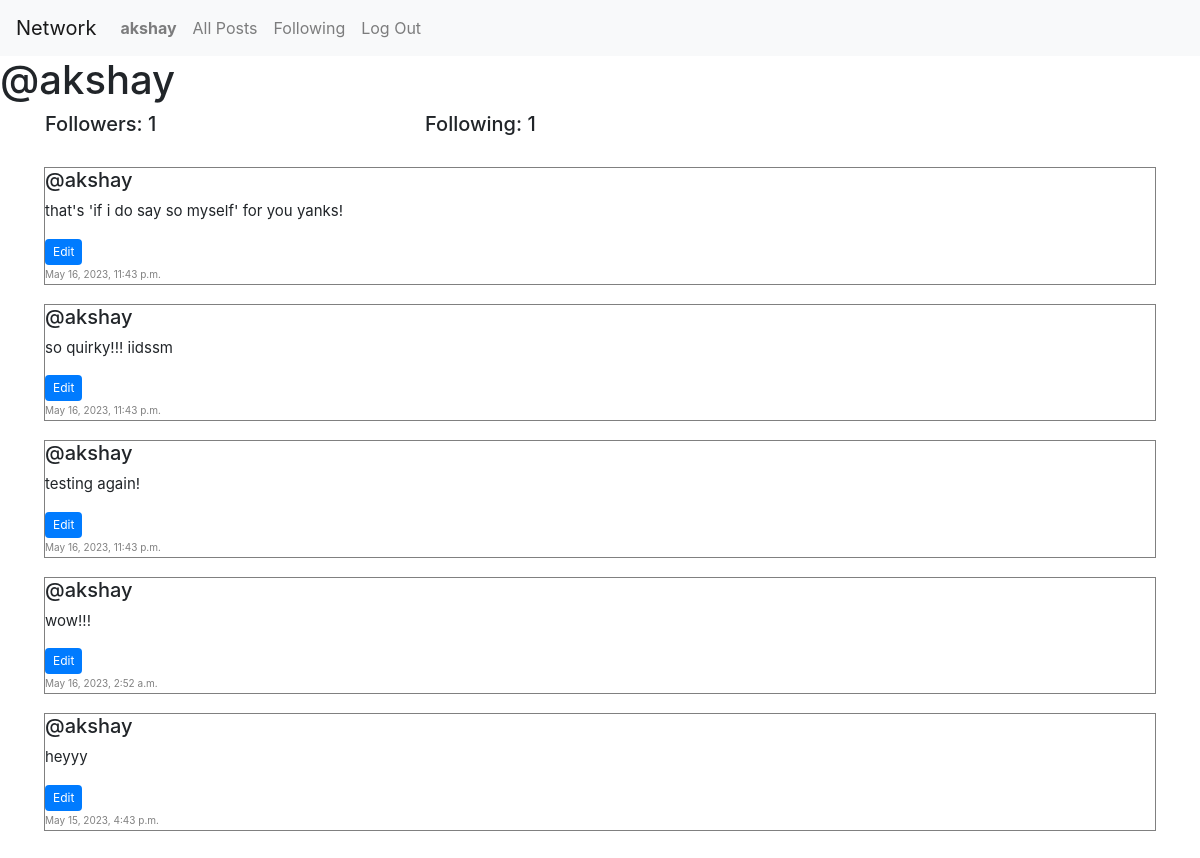
/profile/3/ (signed in), run on the app's committed database.
### network/models.py (models this page shows, shortened)
class User(AbstractUser):
    pass

class Post(models.Model):
    text = models.CharField(max_length=280)
    user = models.ForeignKey(User, on_delete=models.CASCADE, related_name="author")
    date = models.DateTimeField(auto_now_add=True)

### network/views.py (the view)
# urls.py: path("profile/<int:user_id>/", views.profile, name="profile"),
def profile(request, user_id):
    user = User.objects.get(pk=user_id)
    posts = Post.objects.filter(user=user).order_by('id').reverse()
    following = Follow.objects.filter(user=user)
    followers = Follow.objects.filter(followed=user)
    if user != request.user:
        is_following = followers.filter(user=request.user).exists()
    else:
        is_following = False
    p = Paginator(posts, 10)
    page_number = request.GET.get('page')
    page_obj = p.get_page(page_number)
    return render(request, "network/profile.html", {
        "page_obj":page_obj,
        "posts":posts,
        "username":user.username,
        "following":following,
        "followers":followers,
        "is_following":is_following,
        "current_user":user
    })

### network/templates/network/profile.html (shortened to what this page needs)
{% extends "network/layout.html" %}
{% block body %}
    <h1>@{{ username }}</h1>
    <div class="container">
        <div class="row d-flex">
            <h5 class="col-4">Followers: {{followers.count }}</h5>
            <h5 class="col-4">Following: {{following.count }}</h5>
        </div>
    </div>
    <div class="all-posts">
        {% for post in page_obj %}
            <div class="row post mx-4">
                <h6 class="author">@{{ post.user }}</h6>
                {% if user.is_authenticated and post.user.id == user.id %}
                <div class="edit-container">
                    <p class="text">{{ post.text }}</p>
                    <button class="edit-btn btn btn-primary" data-post-id="{{ post.id }}">Edit</button>
                </div>
                {% else %}
                    <p class="text">{{ post.text }}</p>
                {% endif %}
                <p class="date">{{ post.date }}</p>
            </div>
        {% endfor %}
        <nav aria-label="Page Navigation">
        </nav>
    </div>
    {% load static %}
{% endblock %}

### network/templates/network/layout.html (shortened to what this page needs)
{% load static %}
<!DOCTYPE html>
<html lang="en">
    <head>
        <link rel="stylesheet" href="https://stackpath.bootstrapcdn.com/bootstrap/4.4.1/css/bootstrap.min.css">
        <link href="{% static 'network/styles.css/' %}" rel="stylesheet">
    </head>
    <body>
        <nav class="navbar navbar-expand-lg navbar-light bg-light">
            <a class="navbar-brand" href="{% url 'index' %}">Network</a>
            <div>
              <ul class="navbar-nav mr-auto">
                {% if user.is_authenticated %}
                    <li class="nav-item">
                        <a class="nav-link" href="{% url 'profile' user_id=user.id %}"><strong>{{ user.username }}</strong></a>
                    </li>
                {% endif %}
                <li class="nav-item">
                  <a class="nav-link" href="{% url 'index' %}">All Posts</a>
                </li>
                {% if user.is_authenticated %}
                    <li class="nav-item">
                        <a class="nav-link" href="{% url 'following' %}">Following</a>
                    </li>
                    <li class="nav-item">
                        <a class="nav-link" href="{% url 'logout' %}">Log Out</a>
                    </li>
                {% endif %}
              </ul>
            </div>
          </nav>
        <div class="body">
            {% block body %}
            {% endblock %}
        </div>
    </body>
</html>

### network/static/network/styles.css (style rules this page uses)
.all-posts { display:flex; justify-content: flex-start; flex-direction: column; margin: 20px; }
.post { display: block; margin-bottom: 1rem; flex-direction: column; border: 0.5px solid gray; margin-top: 3px; }
.text { font-size: 15px; }
.date { font-size: 10px; color: gray; margin-bottom: 2px; }
.author { font-size: 20px; }
.edit-btn { margin-bottom: 2px; background-color: #007bff; color: #fff; border: none; padding: 4px 8px; font-size: 12px; cursor: pointer; }

### data on the page
User: username "akshay"
Post: user "akshay", text "that's 'if i do say so myself' for you yanks!", date "May 16, 2023, 11:43 p.m."
Post: user "akshay", text "so quirky!!! iidssm", date "May 16, 2023, 11:43 p.m."
Post: user "akshay", text "testing again!", date "May 16, 2023, 11:43 p.m."
Post: user "akshay", text "wow!!!", date "May 16, 2023, 2:52 a.m."
Post: user "akshay", text "heyyy", date "May 15, 2023, 4:43 p.m."

### other printed values
{{ followers.count }} "1"
{{ following.count }} "1"
